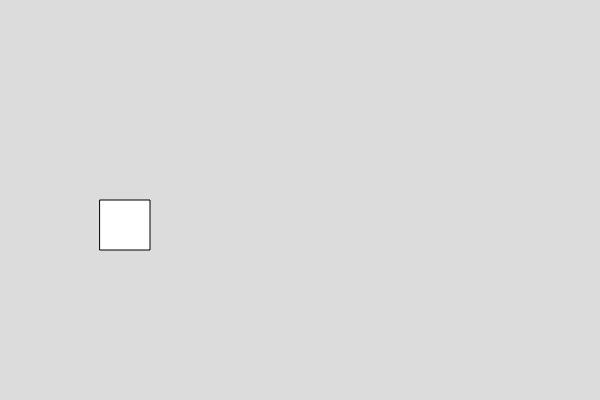
Frame 1 (no input)
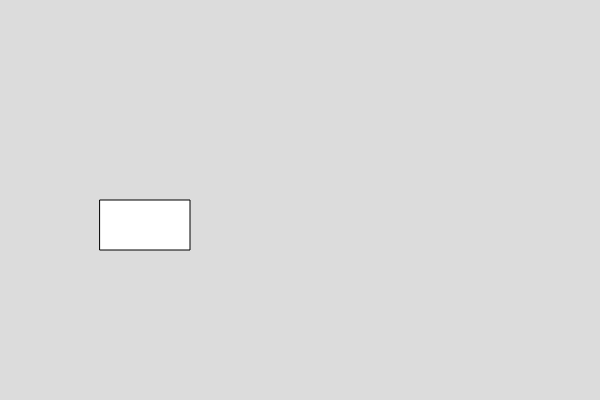
Frame 60 (no input)
Frame 120 (the mouse pressed at the canvas centre since frame 60): identical to frame 60, image omitted

The p5.js sketch that drew these frames (run headless with seeded random() and noise() and a simulated clock; from frame 60 on, the mouse is pressed at the canvas centre):

// p5.js sketch
// ── sketch.js

var box1;

function setup() {
  createCanvas(600, 400);
  box1=new Box()
}

function draw() {
  background(220);
box1.show()
box1.setwidth()
}


// ── box.js
class Box
  {
    constructor()
    {
      this.x =100;
      this.y = 200
      this.w = 50;
      this.h = 50;
    }
    
    show()
    {
      rect(this.x,this.y,this.w,this.h)
    }
    
    //write function to set the width of the box
setwidth(){
  this.w=90
}
  
  }

  
